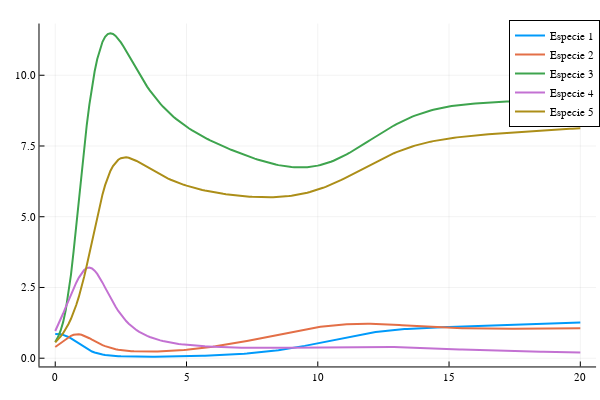

Notebook source saved alongside this figure:
### Code cell
plot(t,sol[:,1],label ="Especie 1",w=2)

plot!(t,sol[:,2],label ="Especie 2",w=2)
plot!(t,sol[:,3],label ="Especie 3",w=2)
plot!(t,sol[:,4],label ="Especie 4",w=2)
plot!(t,sol[:,5],label ="Especie 5",w=2)

### Figure 1 — Plotly figure (JSON) as saved in the notebook; plotly's stock layout.template omitted (floating-point values rounded to 4 significant figures; data arrays with more than 128 entries replaced by an {"elided": "..."} marker saying what was removed)
{"data": [{"colorbar": {"len": 0.9525, "title": "", "x": 0.9934, "y": 0.5139}, "legendgroup": "Especie 1", "line": {"color": "rgba(0, 154, 250, 1.000)", "dash": "solid", "shape": "linear", "width": 2}, "mode": "lines", "name": "Especie 1", "showlegend": true, "type": "scatter", "x": {"elided": "201 float values"}, "xaxis": "x", "y": {"elided": "201 float values"}, "yaxis": "y", "zmax": null, "zmin": null}, {"colorbar": {"len": 0.9525, "title": "", "x": 0.9934, "y": 0.5139}, "legendgroup": "Especie 2", "line": {"color": "rgba(227, 111, 71, 1.000)", "dash": "solid", "shape": "linear", "width": 2}, "mode": "lines", "name": "Especie 2", "showlegend": true, "type": "scatter", "x": {"elided": "201 float values"}, "xaxis": "x", "y": {"elided": "201 float values"}, "yaxis": "y", "zmax": null, "zmin": null}, {"colorbar": {"len": 0.9525, "title": "", "x": 0.9934, "y": 0.5139}, "legendgroup": "Especie 3", "line": {"color": "rgba(62, 164, 78, 1.000)", "dash": "solid", "shape": "linear", "width": 2}, "mode": "lines", "name": "Especie 3", "showlegend": true, "type": "scatter", "x": {"elided": "201 float values"}, "xaxis": "x", "y": {"elided": "201 float values"}, "yaxis": "y", "zmax": null, "zmin": null}, {"colorbar": {"len": 0.9525, "title": "", "x": 0.9934, "y": 0.5139}, "legendgroup": "Especie 4", "line": {"color": "rgba(195, 113, 210, 1.000)", "dash": "solid", "shape": "linear", "width": 2}, "mode": "lines", "name": "Especie 4", "showlegend": true, "type": "scatter", "x": {"elided": "201 float values"}, "xaxis": "x", "y": {"elided": "201 float values"}, "yaxis": "y", "zmax": null, "zmin": null}, {"colorbar": {"len": 0.9525, "title": "", "x": 0.9934, "y": 0.5139}, "legendgroup": "Especie 5", "line": {"color": "rgba(172, 142, 24, 1.000)", "dash": "solid", "shape": "linear", "width": 2}, "mode": "lines", "name": "Especie 5", "showlegend": true, "type": "scatter", "x": {"elided": "201 float values"}, "xaxis": "x", "y": {"elided": "201 float values"}, "yaxis": "y", "zmax": null, "zmin": null}], "layout": {"annotations": [], "height": 400, "legend": {"bgcolor": "rgba(255, 255, 255, 1.000)", "bordercolor": "rgba(0, 0, 0, 1.000)", "borderwidth": 1, "font": {"color": "rgba(0, 0, 0, 1.000)", "family": "sans-serif", "size": 11}, "title": {"font": {"color": "rgba(0, 0, 0, 1.000)", "family": "sans-serif", "size": 15}, "text": ""}, "tracegroupgap": 0, "traceorder": "normal", "x": 1, "xanchor": "auto", "y": 1, "yanchor": "auto"}, "margin": {"b": 20, "l": 0, "r": 0, "t": 20}, "paper_bgcolor": "rgba(255, 255, 255, 1.000)", "plot_bgcolor": "rgba(255, 255, 255, 1.000)", "showlegend": true, "width": 600, "xaxis": {"anchor": "y", "domain": [0.06582, 0.9934], "gridcolor": "rgba(0, 0, 0, 0.100)", "gridwidth": 0.5, "linecolor": "rgba(0, 0, 0, 1.000)", "mirror": false, "range": [-0.6, 20.6], "showgrid": true, "showline": true, "showticklabels": true, "tickangle": 0, "tickcolor": "rgb(0, 0, 0)", "tickfont": {"color": "rgba(0, 0, 0, 1.000)", "family": "sans-serif", "size": 11}, "tickmode": "array", "ticks": "inside", "ticktext": ["0", "5", "10", "15", "20"], "tickvals": [0, 5, 10, 15, 20], "title": "", "titlefont": {"color": "rgba(0, 0, 0, 1.000)", "family": "sans-serif", "size": 15}, "type": "-", "visible": true, "zeroline": false, "zerolinecolor": "rgba(0, 0, 0, 1.000)"}, "yaxis": {"anchor": "x", "domain": [0.03762, 0.9902], "gridcolor": "rgba(0, 0, 0, 0.100)", "gridwidth": 0.5, "linecolor": "rgba(0, 0, 0, 1.000)", "mirror": false, "range": [-0.2915, 11.83], "showgrid": true, "showline": true, "showticklabels": true, "tickangle": 0, "tickcolor": "rgb(0, 0, 0)", "tickfont": {"color": "rgba(0, 0, 0, 1.000)", "family": "sans-serif", "size": 11}, "tickmode": "array", "ticks": "inside", "ticktext": ["0.0", "2.5", "5.0", "7.5", "10.0"], "tickvals": [0, 2.5, 5, 7.5, 10], "title": "", "titlefont": {"color": "rgba(0, 0, 0, 1.000)", "family": "sans-serif", "size": 15}, "type": "-", "visible": true, "zeroline": false, "zerolinecolor": "rgba(0, 0, 0, 1.000)"}}}
